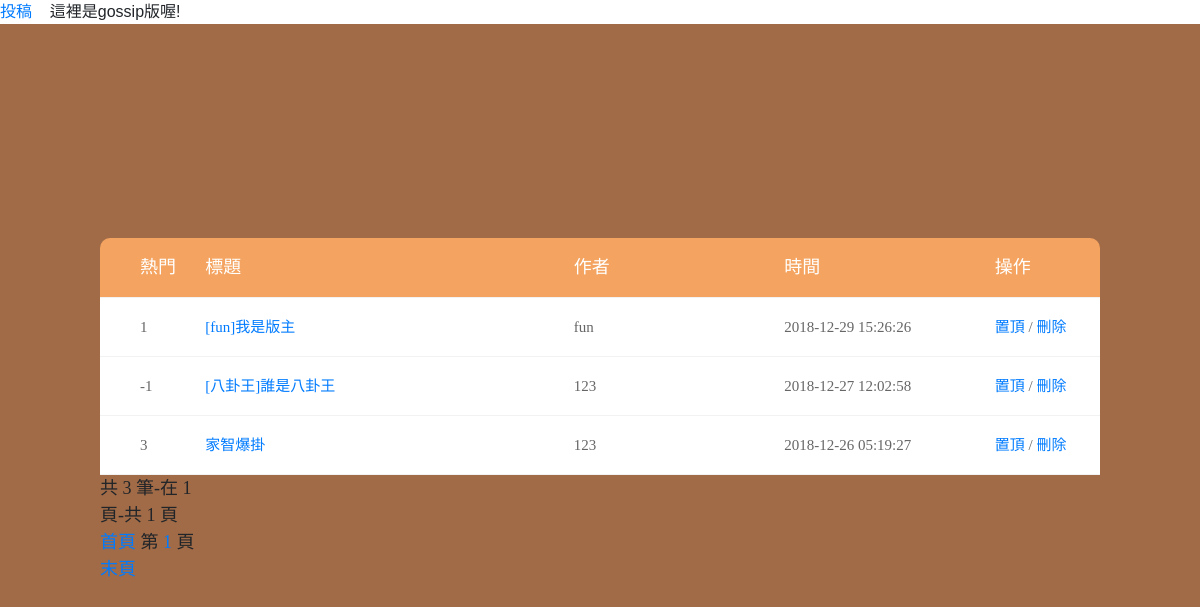
Page /social/article_index.php?board=gossip (signed in) on the committed database.
### tables this page shows
CREATE TABLE `gossip` (
  `title` varchar(50) DEFAULT NULL,
  `writer` text,
  `article` text,
  `time` timestamp NULL DEFAULT NULL,
  `comment` blob,
  `hot` int(255) DEFAULT '0',
  `head` tinyint(1) DEFAULT '0'
);

### social/sqlClass.php (called while the page is built, shortened)
<?php
class Mysql extends datebase
{
    public function exe($sql)
    {
        return mysql_query($sql);
    }
    public function select($datasheet, $which, $what)
    {
        $sql="SELECT * FROM $datasheet WHERE $which =  '$what'";
        return mysql_query($sql);
    }
    public function num_rows($sql)
    {
        return mysql_num_rows($sql);
    }
    public function fetch_row($sql)
    {
        return mysql_fetch_row($sql);
    }
    public function getRow($datasheet, $which, $what)
    {
        $row = mysql_fetch_row(Mysql::select($datasheet, $which, $what));
        return $row;
    }
}

### social/article_index.php (the view, shortened to what this page needs)
<?include("sqlClass.php");
$sql = new Mysql();
$board = $_GET['board'];
$sqlstring = "SELECT * FROM $board";
$result = $sql->exe($sqlstring);
$data_nums = $sql->num_rows($result);
$per = 10;
$pages = ceil($data_nums/$per);
if (!isset($_GET["page"])) {
    $page=1;
} else {
    $page = intval($_GET["page"]);
}
$start =($page-1)*$per;
$id = $_SESSION['username'];
$rowadmin=$sql->getRow('member_table', 'username', $id);
?>
<!DOCTYPE html>
<a href = "#" onclick="submittion('<?echo $board?>','<?echo $rowadmin[emailVerify]?>');">
  投稿&nbsp&nbsp&nbsp</a>
<?echo "這裡是".$board."版喔!<p>";?>
	<html lang="en">
	<head>
		<link rel="stylesheet" type="text/css" href="articlepage/vendor/bootstrap/css/bootstrap.min.css">
		<link rel="stylesheet" type="text/css" href="articlepage/fonts/font-awesome-4.7.0/css/font-awesome.min.css">
		<link rel="stylesheet" type="text/css" href="articlepage/vendor/animate/animate.css">
		<link rel="stylesheet" type="text/css" href="articlepage/vendor/select2/select2.min.css">
		<link rel="stylesheet" type="text/css" href="articlepage/vendor/perfect-scrollbar/perfect-scrollbar.css">
		<link rel="stylesheet" type="text/css" href="articlepage/css/util.css">
		<link rel="stylesheet" type="text/css" href="articlepage/css/member.css">
	</head>
	<body>
		<?php
        if ($_SESSION['username'] != null) {
            ?>
			<div class="limiter">
				<div class="container-table100">
					<div class="wrap-table100">
						<div class="table">
							<div class="row header">
								<div class="cell">
									熱門
								</div>
								<div class="cell">
									標題
								</div>
								<div class="cell">
									作者
								</div>
								<div class="cell">
									時間
								</div>
								<?if ($rowadmin[token]=='1'||$rowadmin[token]==$board) {
                ?>
									<div class="cell">
										操作
									</div>
									<?php
            } ?>
							</div>
							<?php
            $data=$sql->exe("SELECT * FROM $board ORDER BY head DESC,time DESC limit $start,$per");
            $num=$per;
            if ($start+$per > $data_nums) {
                $num=$data_nums-$start;
            }
            for ($i=0;$i<$num;$i++) {
                $row=$sql->fetch_row($data); ?>
								<div class="row">
									<div class="cell" data-title="熱門">
										<?php echo $row[hot]; ?>
									</div>
									<div class="cell" data-title="標題">
										<?php echo '<a href = "article.php?title='.$row[title].'&board='.$board.'">'
                                        .$row[title].'</a>'; ?>
									</div>
									<div class="cell" data-title="作者">
										<?php echo $row[writer]; ?>
									</div>
									<div class="cell" data-title="發文時間">
										<?php echo $row[time]; ?>
									</div>
									<?php	if ($rowadmin[token]=='1'||$rowadmin[token]==$board) {
                                            echo '<div class="cell">';
                                            if ($row[head]==false) {
                                                ?>
              			<a href = "#" onclick="topping('<?echo $row[title]?>','<?echo $board?>');">置頂 </a>/
										<?php
                                            } else {
                                                ?>
											<a href = "#" onclick="untopping('<?echo $row[title]?>','<?echo $board?>');">取消置頂 </a>/
										<?php
                                            } ?>
                    <a href = "#" onclick="deleteArticle('<?echo $row[title]?>','<?echo $board?>');">刪除 </a>
                      <?php  echo '</div>';
                                        } ?>
								</div>
								<?php
            } ?>
							<div class="font_set">
								<?php
                                echo '共 '.$data_nums.' 筆-在 '.$page.' 頁-共 '.$pages.' 頁';
            echo "<br /><a href=?board=".$board."&&page=1>首頁</a> ";
            echo "第 ";
            for ($i=1 ; $i<=$pages ; $i++) {
                if ($page-3 < $i && $i < $page+3) {
                    echo "<a href=?board=".$board."&&page=".$i.">".$i.'&nbsp'."</a>";
                }
            }
            if ($page == $pages) {
                echo "頁 <a href=?board=".$board."&&page=".$pages.">末頁</a><br /><br />";
            } else {
                echo "<a href=?board=".$board."&&page=".$pages.">末頁</a><br /><br />";
            } ?>
							</div>
						</div>
					</div>
				</div>
			</div>
			<?php
        } else {
            echo '您無權限觀看此頁面!';
            echo '<meta http-equiv=REFRESH CONTENT=1;url=index.php>';
        }
        ?>
	</body>
	</html>

### social/articlepage/css/member.css (style rules this page uses)
* { margin: 0px; padding: 0px; box-sizing: border-box; }
body, html { height: 100%; font-family: sans-serif; }
a { margin: 0px; transition: all 0.4s; -webkit-transition: all 0.4s; -o-transition: all 0.4s; -moz-transition: all 0.4s; }
p { margin: 0px; }
.limiter { width: 100%; margin: 0 auto; }
.container-table100 { width: 100%; min-height: 100vh; background: #A16B47; display: -webkit-box; display: -webkit-flex; display: -moz-box; display: -ms-flexbox; display: flex; align-items: center; justify-content: center; flex-wrap: wrap; padding: 33px 30px; }
.wrap-table100 { width: 1000px; border-radius: 10px; overflow: hidden; }
.table { width: 100%; display: table; margin: 0; }
.row { display: table-row; background: #fff; }
.row.header { color: #ffffff; background: #F4A460; }
.cell { display: table-cell; }
.row .cell { font-family: Poppins-Regular; font-size: 15px; color: #666666; line-height: 1.2; font-weight: unset !important; padding-top: 20px; padding-bottom: 20px; border-bottom: 1px solid #f2f2f2; }
.row.header .cell { font-family: Poppins-Regular; font-size: 18px; color: #fff; line-height: 1.2; font-weight: unset !important; padding-top: 19px; padding-bottom: 19px; }
.row .cell:nth-child(1) { width: 100px; padding-left: 40px; }
.row .cell:nth-child(2) { width: 350px; }
.row .cell:nth-child(3) { width: 200px; }
.row .cell:nth-child(4) { width: 200px; }
.row .cell:nth-child(5) { width: 100px; }
.table, .row { width: 100% !important; }
.font_set { font-family: Poppins-Regular; font-size: 18px; }

### rows in the picture
gossip: hot "1", title "[fun]我是版主", writer "fun", time "2018-12-29 15:26:26"
gossip: hot "-1", title "[八卦王]誰是八卦王", writer "123", time "2018-12-27 12:02:58"
gossip: hot "3", title "家智爆掛", writer "123", time "2018-12-26 05:19:27"

### other values in the picture
$board "gossip"
$data_nums "3"
$page "1"
$pages "1"
